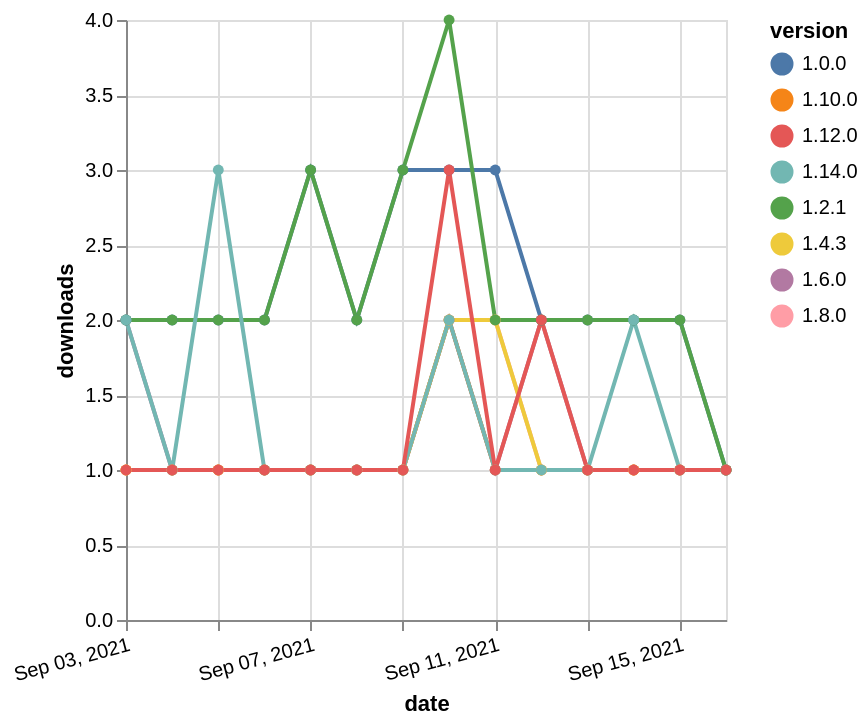

Express this chart as Vega-Lite.
### Vega-Lite specification from a JSON file in a GitHub repository (floating-point values rounded to 4 significant figures)
{"$schema": "https://vega.github.io/schema/vega-lite/v5.json", "description": "A simple bar chart with embedded data.", "data": {"values": [{"date": "2021-09-03", "total": 214, "delta": 2, "version": "1.6.0"}, {"date": "2021-09-04", "total": 215, "delta": 1, "version": "1.6.0"}, {"date": "2021-09-05", "total": 216, "delta": 1, "version": "1.6.0"}, {"date": "2021-09-06", "total": 217, "delta": 1, "version": "1.6.0"}, {"date": "2021-09-07", "total": 218, "delta": 1, "version": "1.6.0"}, {"date": "2021-09-08", "total": 219, "delta": 1, "version": "1.6.0"}, {"date": "2021-09-09", "total": 220, "delta": 1, "version": "1.6.0"}, {"date": "2021-09-10", "total": 222, "delta": 2, "version": "1.6.0"}, {"date": "2021-09-11", "total": 223, "delta": 1, "version": "1.6.0"}, {"date": "2021-09-12", "total": 225, "delta": 2, "version": "1.6.0"}, {"date": "2021-09-13", "total": 226, "delta": 1, "version": "1.6.0"}, {"date": "2021-09-14", "total": 227, "delta": 1, "version": "1.6.0"}, {"date": "2021-09-15", "total": 228, "delta": 1, "version": "1.6.0"}, {"date": "2021-09-16", "total": 229, "delta": 1, "version": "1.6.0"}, {"date": "2021-09-03", "total": 216, "delta": 1, "version": "1.8.0"}, {"date": "2021-09-04", "total": 217, "delta": 1, "version": "1.8.0"}, {"date": "2021-09-05", "total": 218, "delta": 1, "version": "1.8.0"}, {"date": "2021-09-06", "total": 219, "delta": 1, "version": "1.8.0"}, {"date": "2021-09-07", "total": 220, "delta": 1, "version": "1.8.0"}, {"date": "2021-09-08", "total": 221, "delta": 1, "version": "1.8.0"}, {"date": "2021-09-09", "total": 222, "delta": 1, "version": "1.8.0"}, {"date": "2021-09-10", "total": 224, "delta": 2, "version": "1.8.0"}, {"date": "2021-09-11", "total": 226, "delta": 2, "version": "1.8.0"}, {"date": "2021-09-12", "total": 227, "delta": 1, "version": "1.8.0"}, {"date": "2021-09-13", "total": 228, "delta": 1, "version": "1.8.0"}, {"date": "2021-09-14", "total": 229, "delta": 1, "version": "1.8.0"}, {"date": "2021-09-15", "total": 230, "delta": 1, "version": "1.8.0"}, {"date": "2021-09-16", "total": 231, "delta": 1, "version": "1.8.0"}, {"date": "2021-09-03", "total": 179, "delta": 1, "version": "1.10.0"}, {"date": "2021-09-04", "total": 180, "delta": 1, "version": "1.10.0"}, {"date": "2021-09-05", "total": 181, "delta": 1, "version": "1.10.0"}, {"date": "2021-09-06", "total": 182, "delta": 1, "version": "1.10.0"}, {"date": "2021-09-07", "total": 183, "delta": 1, "version": "1.10.0"}, {"date": "2021-09-08", "total": 184, "delta": 1, "version": "1.10.0"}, {"date": "2021-09-09", "total": 185, "delta": 1, "version": "1.10.0"}, {"date": "2021-09-10", "total": 187, "delta": 2, "version": "1.10.0"}, {"date": "2021-09-11", "total": 188, "delta": 1, "version": "1.10.0"}, {"date": "2021-09-12", "total": 189, "delta": 1, "version": "1.10.0"}, {"date": "2021-09-13", "total": 190, "delta": 1, "version": "1.10.0"}, {"date": "2021-09-14", "total": 191, "delta": 1, "version": "1.10.0"}, {"date": "2021-09-15", "total": 192, "delta": 1, "version": "1.10.0"}, {"date": "2021-09-16", "total": 193, "delta": 1, "version": "1.10.0"}, {"date": "2021-09-03", "total": 2391, "delta": 2, "version": "1.0.0"}, {"date": "2021-09-04", "total": 2393, "delta": 2, "version": "1.0.0"}, {"date": "2021-09-05", "total": 2395, "delta": 2, "version": "1.0.0"}, {"date": "2021-09-06", "total": 2397, "delta": 2, "version": "1.0.0"}, {"date": "2021-09-07", "total": 2400, "delta": 3, "version": "1.0.0"}, {"date": "2021-09-08", "total": 2402, "delta": 2, "version": "1.0.0"}, {"date": "2021-09-09", "total": 2405, "delta": 3, "version": "1.0.0"}, {"date": "2021-09-10", "total": 2408, "delta": 3, "version": "1.0.0"}, {"date": "2021-09-11", "total": 2411, "delta": 3, "version": "1.0.0"}, {"date": "2021-09-12", "total": 2413, "delta": 2, "version": "1.0.0"}, {"date": "2021-09-13", "total": 2415, "delta": 2, "version": "1.0.0"}, {"date": "2021-09-14", "total": 2417, "delta": 2, "version": "1.0.0"}, {"date": "2021-09-15", "total": 2419, "delta": 2, "version": "1.0.0"}, {"date": "2021-09-16", "total": 2420, "delta": 1, "version": "1.0.0"}, {"date": "2021-09-03", "total": 344, "delta": 1, "version": "1.4.3"}, {"date": "2021-09-04", "total": 345, "delta": 1, "version": "1.4.3"}, {"date": "2021-09-05", "total": 346, "delta": 1, "version": "1.4.3"}, {"date": "2021-09-06", "total": 347, "delta": 1, "version": "1.4.3"}, {"date": "2021-09-07", "total": 348, "delta": 1, "version": "1.4.3"}, {"date": "2021-09-08", "total": 349, "delta": 1, "version": "1.4.3"}, {"date": "2021-09-09", "total": 350, "delta": 1, "version": "1.4.3"}, {"date": "2021-09-10", "total": 352, "delta": 2, "version": "1.4.3"}, {"date": "2021-09-11", "total": 354, "delta": 2, "version": "1.4.3"}, {"date": "2021-09-12", "total": 355, "delta": 1, "version": "1.4.3"}, {"date": "2021-09-13", "total": 356, "delta": 1, "version": "1.4.3"}, {"date": "2021-09-14", "total": 357, "delta": 1, "version": "1.4.3"}, {"date": "2021-09-15", "total": 358, "delta": 1, "version": "1.4.3"}, {"date": "2021-09-16", "total": 359, "delta": 1, "version": "1.4.3"}, {"date": "2021-09-03", "total": 2337, "delta": 2, "version": "1.2.1"}, {"date": "2021-09-04", "total": 2339, "delta": 2, "version": "1.2.1"}, {"date": "2021-09-05", "total": 2341, "delta": 2, "version": "1.2.1"}, {"date": "2021-09-06", "total": 2343, "delta": 2, "version": "1.2.1"}, {"date": "2021-09-07", "total": 2346, "delta": 3, "version": "1.2.1"}, {"date": "2021-09-08", "total": 2348, "delta": 2, "version": "1.2.1"}, {"date": "2021-09-09", "total": 2351, "delta": 3, "version": "1.2.1"}, {"date": "2021-09-10", "total": 2355, "delta": 4, "version": "1.2.1"}, {"date": "2021-09-11", "total": 2357, "delta": 2, "version": "1.2.1"}, {"date": "2021-09-12", "total": 2359, "delta": 2, "version": "1.2.1"}, {"date": "2021-09-13", "total": 2361, "delta": 2, "version": "1.2.1"}, {"date": "2021-09-14", "total": 2363, "delta": 2, "version": "1.2.1"}, {"date": "2021-09-15", "total": 2365, "delta": 2, "version": "1.2.1"}, {"date": "2021-09-16", "total": 2366, "delta": 1, "version": "1.2.1"}, {"date": "2021-09-03", "total": 129, "delta": 2, "version": "1.14.0"}, {"date": "2021-09-04", "total": 130, "delta": 1, "version": "1.14.0"}, {"date": "2021-09-05", "total": 133, "delta": 3, "version": "1.14.0"}, {"date": "2021-09-06", "total": 134, "delta": 1, "version": "1.14.0"}, {"date": "2021-09-07", "total": 135, "delta": 1, "version": "1.14.0"}, {"date": "2021-09-08", "total": 136, "delta": 1, "version": "1.14.0"}, {"date": "2021-09-09", "total": 137, "delta": 1, "version": "1.14.0"}, {"date": "2021-09-10", "total": 139, "delta": 2, "version": "1.14.0"}, {"date": "2021-09-11", "total": 140, "delta": 1, "version": "1.14.0"}, {"date": "2021-09-12", "total": 141, "delta": 1, "version": "1.14.0"}, {"date": "2021-09-13", "total": 142, "delta": 1, "version": "1.14.0"}, {"date": "2021-09-14", "total": 144, "delta": 2, "version": "1.14.0"}, {"date": "2021-09-15", "total": 145, "delta": 1, "version": "1.14.0"}, {"date": "2021-09-16", "total": 146, "delta": 1, "version": "1.14.0"}, {"date": "2021-09-03", "total": 213, "delta": 1, "version": "1.12.0"}, {"date": "2021-09-04", "total": 214, "delta": 1, "version": "1.12.0"}, {"date": "2021-09-05", "total": 215, "delta": 1, "version": "1.12.0"}, {"date": "2021-09-06", "total": 216, "delta": 1, "version": "1.12.0"}, {"date": "2021-09-07", "total": 217, "delta": 1, "version": "1.12.0"}, {"date": "2021-09-08", "total": 218, "delta": 1, "version": "1.12.0"}, {"date": "2021-09-09", "total": 219, "delta": 1, "version": "1.12.0"}, {"date": "2021-09-10", "total": 222, "delta": 3, "version": "1.12.0"}, {"date": "2021-09-11", "total": 223, "delta": 1, "version": "1.12.0"}, {"date": "2021-09-12", "total": 225, "delta": 2, "version": "1.12.0"}, {"date": "2021-09-13", "total": 226, "delta": 1, "version": "1.12.0"}, {"date": "2021-09-14", "total": 227, "delta": 1, "version": "1.12.0"}, {"date": "2021-09-15", "total": 228, "delta": 1, "version": "1.12.0"}, {"date": "2021-09-16", "total": 229, "delta": 1, "version": "1.12.0"}]}, "width": "container", "mark": {"type": "line", "point": {"filled": true}}, "encoding": {"x": {"field": "date", "type": "temporal", "timeUnit": "yearmonthdate", "title": "date", "axis": {"labelAngle": -15}}, "y": {"field": "delta", "type": "quantitative", "title": "downloads"}, "color": {"field": "version", "type": "nominal"}, "tooltip": {"field": "delta"}}}
